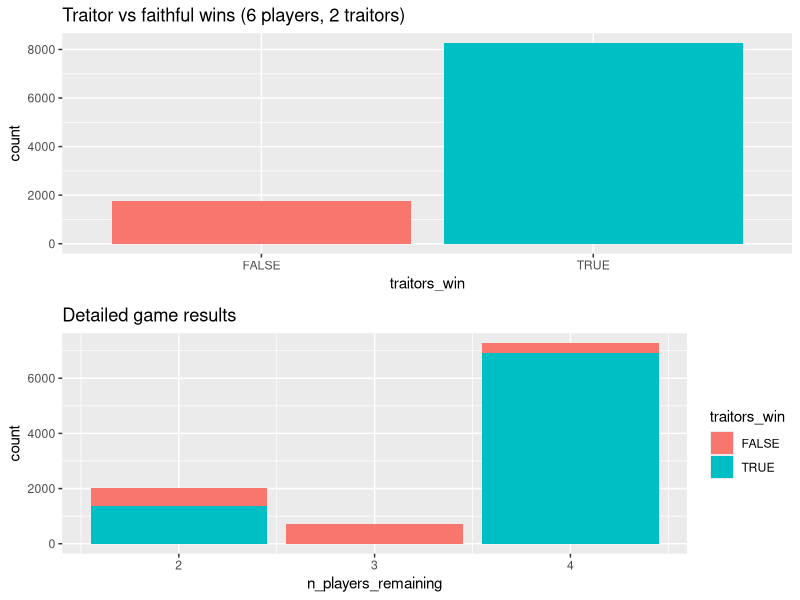
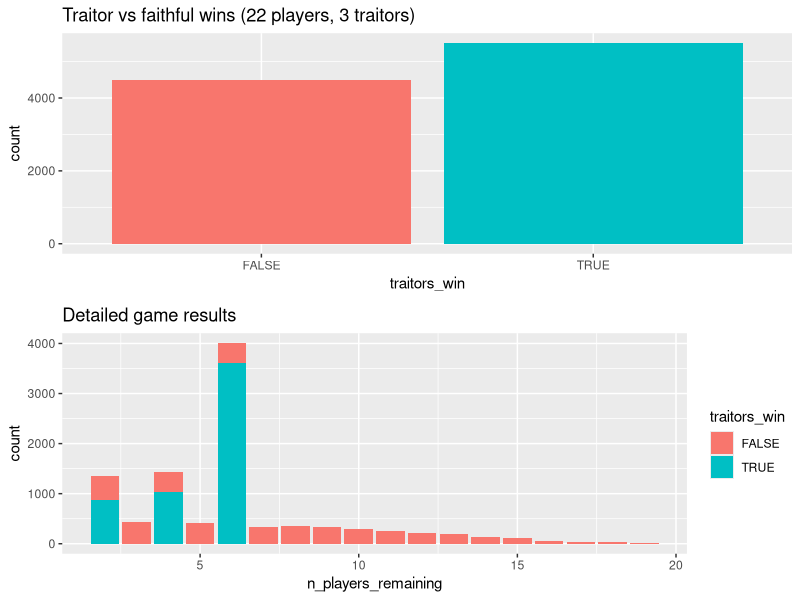
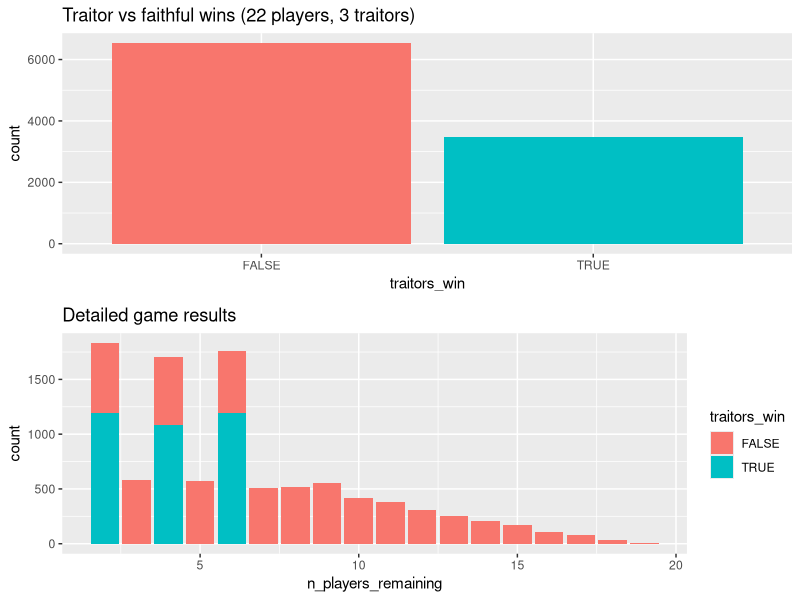

Here is the R script that generated these plots, in order:
## ---- chunk 1
set.seed(42)

ganging_up <- function(n_players, n_traitors) {
  # all vote for the same faithful
  rep(n_traitors + 1, n_traitors)
}

random_votes <- function(n_players, n_traitors) {
  # no clue, vote randomly
  sample(1:n_players, size = n_players - n_traitors, replace = TRUE)
}

game <- function(
    n_players = 6,
    n_traitors = 2,
    traitor_strategy = ganging_up,
    faithful_strategy = random_votes) {
  while (
    # The game ends when all traitors are exiled; or
    n_traitors > 0 &&
      # there are as many traitors as players
      n_players - n_traitors > n_traitors
  ) {
    # There's an implicit player index here:
    #  c(traitor, traitor, faithful, faithful, ..., faithful)
    # Traitors are always the leading elements in the index.

    votes <- rep(0, n_players)

    votes[1:n_traitors] <- traitor_strategy(n_players, n_traitors)
    votes[(n_traitors + 1):n_players] <- faithful_strategy(n_players, n_traitors)

    exiled <- which.max(tabulate(votes))

    if (exiled <= n_traitors) {
      n_traitors <- n_traitors - 1
    }

    n_players <- n_players - 1
  }

  list(n_players_remaining = n_players, n_traitors_remaining = n_traitors)
}

game()
## ---- chunk 2
#| warning: false
library(tidyverse)

sim_games <- function(..., .n_games = 10000) {
  1:.n_games |>
    map(\(x) game(...), .progress = TRUE) |>
    bind_rows() |>
    mutate(traitors_win = n_traitors_remaining > 0)
}

plot_game_results <- function(results, n_players, n_traitors) {
  gridExtra::grid.arrange(
    ggplot(results) +
      aes(x = traitors_win, fill = traitors_win) +
      geom_bar(show.legend = FALSE) +
      labs(title = sprintf("Traitor vs faithful wins (%s players, %s traitors)", n_players, n_traitors)),
    ggplot(results) +
      aes(x = n_players_remaining, fill = traitors_win) +
      geom_histogram(stat = "count") +
      labs(title = "Detailed game results")
  )
}

results <- sim_games(6, 2)
plot_game_results(results, 6, 2)
## ---- chunk 3
results <- sim_games(22, 3)
plot_game_results(results, 22, 3)
## ---- chunk 4
subtle_ganging_up <- function(n_players, n_traitors, vote_prob = 0.8) {
  n_faithful <- n_players - n_traitors
  weights <- rep((1 - vote_prob) / (n_faithful - 1), n_faithful)
  weights[1] <- vote_prob
  sample((n_traitors + 1):n_players, size = n_traitors, replace = TRUE, prob = weights)
}
## ---- chunk 5
results <- sim_games(n_players = 22, n_traitors = 3, traitor_strategy = subtle_ganging_up)
plot_game_results(results, 22, 3)
